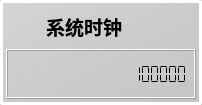
<?xml version="1.0" encoding="UTF-8"?>
<ui version="4.0">
 <class>GpsTime</class>
 <widget class="QFrame" name="GpsTime">
  <property name="geometry">
   <rect>
    <x>0</x>
    <y>0</y>
    <width>202</width>
    <height>105</height>
   </rect>
  </property>
  <property name="maximumSize">
   <size>
    <width>16777215</width>
    <height>200</height>
   </size>
  </property>
  <property name="windowTitle">
   <string>Frame</string>
  </property>
  <property name="styleSheet">
   <string notr="true">#GpsTime
{
	
	
	background-color: qlineargradient(spread:pad, x1:0, y1:0, x2:1, y2:1, stop:0 rgba(209, 209, 209, 179), stop:1 rgba(198, 198, 198, 255));
	border: 3px solid #FFFFFF; 
	border-radius: 3px;


}</string>
  </property>
  <layout class="QVBoxLayout" name="verticalLayout">
   <property name="spacing">
    <number>3</number>
   </property>
   <property name="leftMargin">
    <number>3</number>
   </property>
   <property name="topMargin">
    <number>3</number>
   </property>
   <property name="rightMargin">
    <number>3</number>
   </property>
   <property name="bottomMargin">
    <number>3</number>
   </property>
   <item>
    <widget class="QWidget" name="title" native="true">
     <property name="minimumSize">
      <size>
       <width>0</width>
       <height>40</height>
      </size>
     </property>
     <property name="maximumSize">
      <size>
       <width>16777215</width>
       <height>40</height>
      </size>
     </property>
     <property name="styleSheet">
      <string notr="true">#title
{
border-image: url(:/image/LeftTitle.png);
}



</string>
     </property>
     <layout class="QHBoxLayout" name="horizontalLayout">
      <property name="spacing">
       <number>5</number>
      </property>
      <property name="leftMargin">
       <number>40</number>
      </property>
      <property name="topMargin">
       <number>5</number>
      </property>
      <property name="rightMargin">
       <number>5</number>
      </property>
      <property name="bottomMargin">
       <number>5</number>
      </property>
      <item>
       <widget class="QLabel" name="label">
        <property name="font">
         <font>
          <family>黑体</family>
          <pointsize>14</pointsize>
          <weight>75</weight>
          <bold>true</bold>
          <stylestrategy>PreferDefault</stylestrategy>
          <kerning>true</kerning>
         </font>
        </property>
        <property name="text">
         <string>系统时钟</string>
        </property>
       </widget>
      </item>
     </layout>
    </widget>
   </item>
   <item>
    <widget class="QWidget" name="time" native="true">
     <property name="styleSheet">
      <string notr="true">border-image: url(:/image/LogIntxt.png);</string>
     </property>
     <layout class="QHBoxLayout" name="horizontalLayout_2">
      <property name="spacing">
       <number>0</number>
      </property>
      <property name="leftMargin">
       <number>0</number>
      </property>
      <property name="topMargin">
       <number>0</number>
      </property>
      <property name="rightMargin">
       <number>0</number>
      </property>
      <property name="bottomMargin">
       <number>0</number>
      </property>
      <item>
       <widget class="QLCDNumber" name="lcdNumber">
        <property name="minimumSize">
         <size>
          <width>0</width>
          <height>50</height>
         </size>
        </property>
        <property name="font">
         <font>
          <pointsize>15</pointsize>
         </font>
        </property>
        <property name="styleSheet">
         <string notr="true"/>
        </property>
        <property name="smallDecimalPoint">
         <bool>false</bool>
        </property>
        <property name="digitCount">
         <number>19</number>
        </property>
        <property name="mode">
         <enum>QLCDNumber::Dec</enum>
        </property>
        <property name="segmentStyle">
         <enum>QLCDNumber::Flat</enum>
        </property>
        <property name="value" stdset="0">
         <double>666666666.000000000000000</double>
        </property>
        <property name="intValue" stdset="0">
         <number>666666666</number>
        </property>
       </widget>
      </item>
     </layout>
    </widget>
   </item>
  </layout>
 </widget>
 <resources/>
 <connections/>
</ui>
